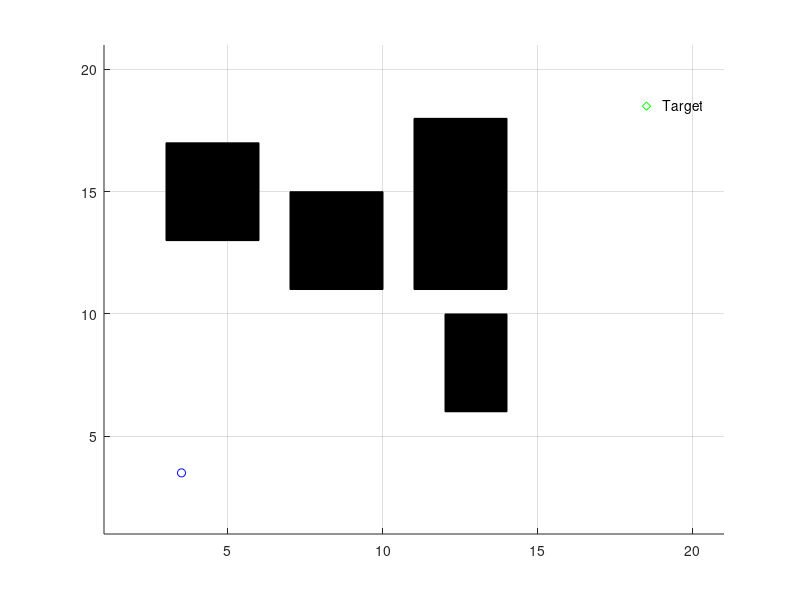

Source code (MATLAB): (Note: this script raises an error after producing the figure.)

clc
clear
close all

max_x=20;
max_y=20;

environment=2*(ones(max_x,max_y));

j=0;
x_val = 1;
y_val = 1;
axis([1 max_x+1 1 max_y+1])
grid on;
hold on;
n=0;

xval=18;
yval=18;
x_target=xval;
y_target=yval;

environment(xval,yval)=0;%Initialize environment with location of the target
plot(xval+.5,yval+.5,'gd');
text(xval+1,yval+.5,'Target')

% obstacle 1
for i = 3:5
    for j = 13:16
        environment(i,j) = -1; 
        %plot(i+.5,j+.5,'rd'); 
    end
end
x = [3, 6, 6, 3];
y = [13, 13, 17, 17];

fill(x,y,'k');
% obstacle 2
for i = 7:9
    for j = 11:14 
        environment(i,j) = -1;
        %plot(i+.5,j+.5,'rd'); 
    end
end

x = [7, 10, 10, 7];
y = [11, 11, 15, 15];

fill(x,y,'k');

% obstacle 3
for i = 11:13
    for j = 11:17 
        environment(i,j) = -1;
        %plot(i+.5,j+.5,'rd'); 
    end
end
x = [11, 14, 14, 11];
y = [11, 11, 18, 18];

fill(x,y,'k');
% obstacle 4
for i = 12:13
    for j = 6:9 
        environment(i,j) = -1;
        %plot(i+.5,j+.5,'rd'); 
    end
end

x = [12, 14, 14, 12];
y = [6, 6, 10, 10];

fill(x,y,'k');

% % obstacle 5
% for i = 15:16
%     for j = 6:17 
%         environment(i,j) = -1;
%         %plot(i+.5,j+.5,'rd'); 
%     end
% end
% 
% x = [15, 17, 17, 15];
% y = [6, 6, 18, 18];
% 
% fill(x,y,'k');

%plot(19+.5,19+.5,'gd');

xval=3;
yval=3;
x_start=xval;%Starting Position
y_start=yval;%Starting Position

environment(xval,yval)=1;
 plot(xval+.5,yval+.5,'bo');

valid=[]; % x | y | parent_x | parent_y | h(n) | g(n) | f(n) 

in_valid=[]; % x | y

k=1;
for i=1:max_x
    for j=1:max_y
        if(environment(i,j) == -1) % check if obstacle
            in_valid(k,1)=i; 
            in_valid(k,2)=j; 
            k=k+1;
        end
    end
end
in_valid_size=size(in_valid,1);

cell_x=x_start;
cell_y=y_start;
valid_size=1; % initialize size of valid_list
path_cost=0;
goal_distance=sqrt((cell_x-x_target)^2 + (cell_y-y_target)^2);

new_row=[1,8];
new_row(1,1)=1;
new_row(1,2)=cell_x;
new_row(1,3)=cell_y;
new_row(1,4)=cell_x; % parent x
new_row(1,5)=cell_y; % parent y 
new_row(1,6)=path_cost; % h
new_row(1,7)=goal_distance; % g
new_row(1,8)=goal_distance; % f

valid(valid_size,:)=new_row; % initializing path with start position
valid(valid_size,1)=0;

in_valid_size=in_valid_size+1;
in_valid(in_valid_size,1)=cell_x; % make it invalid for further iterations
in_valid(in_valid_size,2)=cell_y;

path_not_found=1;
obstacle_was_detected = 0;

% disp('Valid in the beginning');
% valid
% disp('In valid in the beginning');
% in_valid

while 1 % it will be broke only if no new obstacle gets detected just like in A* 

while((cell_x ~= x_target || cell_y ~= y_target) && path_not_found == 1)
    % x | y | h | g | f
    if obstacle_was_detected == 1
        fprintf('Value of cell x : %d celly : %d\n',cell_x,cell_y);
    end
    fprintf('Value of cell x : %d celly : %d\n',cell_x,cell_y);
    successors=explore_successors(cell_x,cell_y,path_cost,x_target,y_target,in_valid,max_x,max_y);
    successors_size=size(successors,1);
    for i=1:successors_size
    flag=0;
    for j=1:valid_size
        if(successors(i,1) == valid(j,2) && successors(i,2) == valid(j,3) ) % if successor same as already existing cell inpath
%             disp('valid')
%             valid
%             disp(' ');
            valid(j,8)=min(valid(j,8),successors(i,5)); % check for minimum f and then pick it 
            if valid(j,8) == successors(i,5)
                valid(j,4)=cell_x;% parent x
                valid(j,5)=cell_y;% parent y
                valid(j,6)=successors(i,3); % h
                valid(j,7)=successors(i,4); % g
            end;
            flag=1;
        end;
    end;
    if flag == 0 % if new cell with minimum f(n) then add to valid_path
        valid_size= valid_size+1;
        new_row=[1,8];
        new_row(1,1)=1;
        new_row(1,2)=successors(i,1);
        new_row(1,3)=successors(i,2);
        new_row(1,4)=cell_x; % parent x
        new_row(1,5)=cell_y; % parent y
        new_row(1,6)=successors(i,3); % h
        new_row(1,7)=successors(i,4); % g
        new_row(1,8)=successors(i,5); % f
        valid(valid_size,:)= new_row;
     end;
    end;

    index_min_cell = min_f(valid,valid_size,x_target,y_target);
    if (index_min_cell ~= -1) % if index with minimum fn is obstacle no path exists    
        cell_x=valid(index_min_cell,2);
        cell_y=valid(index_min_cell,3);
        path_cost=valid(index_min_cell,6);

        in_valid_size=in_valid_size+1; % put the cell in_valid so we dont come back on it again
        in_valid(in_valid_size,1)=cell_x;
        in_valid(in_valid_size,2)=cell_y;
        valid(index_min_cell,1)=0;
        %valid
        %in_valid
    else
        path_not_found=0;
    end;
end;

% backtracking to find the path

i=size(in_valid,1);
path=[];
xval=in_valid(i,1); % pick last in in_valid_list that must be target
yval=in_valid(i,2);
i=1;
path(i,1)=xval;
path(i,2)=yval;
i=i+1;

if ( (xval == x_target) && (yval == y_target))
    % obstacle 5
%     tappi = size(in_valid,1) + 1;
%     for p = 15:16                 %11:13 % w.r.t obstacle 3
%         for q = 6:17              %11:17 
%             environment(p,q) = -1;
%             in_valid(tappi,1) = p;
%             in_valid(tappi,2) = q;   
%             tappi = tappi + 1;
%             %plot(i+.5,j+.5,'rd'); 
%         end
%     end
%     in_valid_size= size(in_valid,1);
%     x = [15, 17, 17, 15];
%     y = [6, 6, 18, 18];
    %     x = [11, 14, 14, 11]; % with respect to obstacle 3
    %     y = [11, 11, 18, 18];

   fill(x,y,'k');    
   inode=0;
   parent_x=valid(find((valid(:,2) == xval) & (valid(:,3) == yval),1),4);
   parent_y=valid(find((valid(:,2) == xval) & (valid(:,3) == yval),1),5);
   
   while( parent_x ~= x_start || parent_y ~= y_start)
           path(i,1) = parent_x;
           path(i,2) = parent_y;
           
           inode=find((valid(:,2) == parent_x) & (valid(:,3) == parent_y),1);
           parent_x=valid(inode,4);
           parent_y=valid(inode,5);
           i=i+1;
    end;
 % plottin path
 obstacle_was_detected = 0;
 j=size(path,1);
 p=plot(path(j,1)+.5,path(j,2)+.5,'bo');
 %j=j-1;
 for i=j:-1:1
     
  pause(.25);
  fprintf('Path X : %d Y : %d\n',path(i,1),path(i,2));
  
  % -------------------------check if environment is altered ------------- 
  if environment(path(i,1),path(i,2)) == -1 
      
    disp ('obstacle detected');
    if(obstacle_was_detected == 0)
        
        % we will start computing the path from the parent path where
        % obstacle was first foun
        cell_x = valid(find((valid(:,2) == path(i,1)) & (valid(:,3) == path(i,2)),1),4); 
        cell_y=valid(find((valid(:,2) == path(i,1)) & (valid(:,3) == path(i,2)),1),5);
        path_cost=valid(find((valid(:,2) == path(i,1)) & (valid(:,3) == path(i,2)),1),6);
   
    end
    
    obstacle_was_detected = 1;
    
    % remove obstacles from valid list
    [valid, valid_size] = remove(valid,path(i,1),path(i,2));
    valid = increase_f(valid,path(i,1), path(i,2),in_valid,max_x,max_y);
    
    %disp('Valid after increasing');
    %valid
    
  elseif obstacle_was_detected == 0 
      
    set(p,'XData',path(i,1)+.5,'YData',path(i,2)+.5);
    drawnow ;
    
  else
%     fprintf('Removing X : %d Y : %d from invalid\n',path(i,1),path(i,2));
%     [x, y] = size(in_valid);
%     fprintf('Initial Size : %d x %d\n', x,y);

    in_valid(find((in_valid(:,1) == path(i,1)) & (in_valid(:,2) == path(i,2)),1),:) = [];
    
%     [x, y] = size(in_valid);
%     fprintf('Final Size : %d x %d\n', x,y);

    valid = increase_f(valid,path(i,1), path(i,2),in_valid,max_x,max_y); % updating costs
    
  end
  
 end
 if obstacle_was_detected == 0
     
    plot(path(:,1)+.5,path(:,2)+.5);
    break
    
 else
     
     continue
     
 end
 
else
    
    disp( 'Sorry, No path exists to the Target!');
    break
    
end

end
